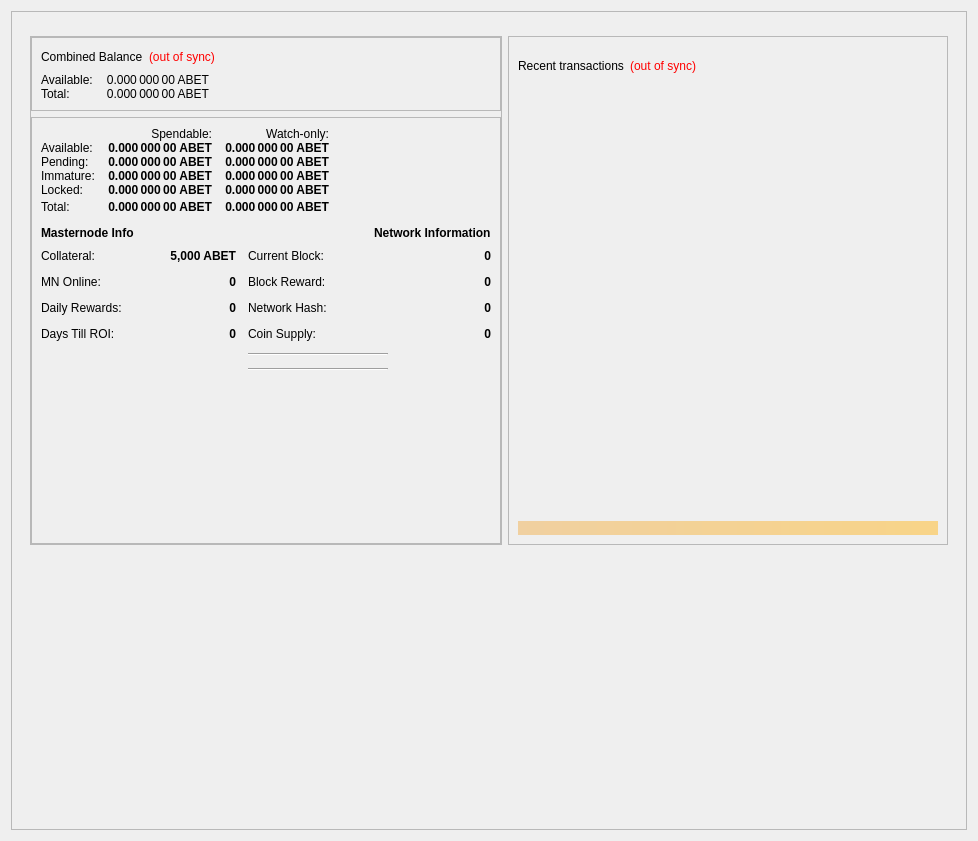
<?xml version="1.0" encoding="UTF-8"?>
<ui version="4.0">
 <class>OverviewPage</class>
 <widget class="QWidget" name="OverviewPage">
  <property name="geometry">
   <rect>
    <x>0</x>
    <y>0</y>
    <width>978</width>
    <height>841</height>
   </rect>
  </property>
  <property name="minimumSize">
   <size>
    <width>960</width>
    <height>682</height>
   </size>
  </property>
  <property name="windowTitle">
   <string>Form</string>
  </property>
  <layout class="QGridLayout" name="gridLayout_5">
   <item row="0" column="0">
    <widget class="QFrame" name="frame_BG">
     <property name="minimumSize">
      <size>
       <width>850</width>
       <height>610</height>
      </size>
     </property>
     <property name="maximumSize">
      <size>
       <width>16777215</width>
       <height>16777215</height>
      </size>
     </property>
     <property name="frameShape">
      <enum>QFrame::StyledPanel</enum>
     </property>
     <property name="frameShadow">
      <enum>QFrame::Raised</enum>
     </property>
     <layout class="QGridLayout" name="gridLayout_4">
      <item row="0" column="0">
       <widget class="QFrame" name="frame_Header">
        <layout class="QVBoxLayout" name="verticalLayout_Header">
         <property name="leftMargin">
          <number>0</number>
         </property>
         <property name="topMargin">
          <number>0</number>
         </property>
         <property name="rightMargin">
          <number>0</number>
         </property>
         <property name="bottomMargin">
          <number>0</number>
         </property>
        </layout>
       </widget>
      </item>
      <item row="1" column="0">
       <widget class="QFrame" name="frame_Content">
        <layout class="QGridLayout" name="gridLayout_2">
         <item row="0" column="0">
          <layout class="QVBoxLayout" name="verticalLayout_left" stretch="1">
           <item>
            <widget class="QFrame" name="frameObfuscation">
             <property name="minimumSize">
              <size>
               <width>0</width>
               <height>0</height>
              </size>
             </property>
             <property name="frameShape">
              <enum>QFrame::StyledPanel</enum>
             </property>
             <property name="frameShadow">
              <enum>QFrame::Raised</enum>
             </property>
             <layout class="QVBoxLayout" name="verticalLayout" stretch="0,0">
              <property name="leftMargin">
               <number>0</number>
              </property>
              <property name="topMargin">
               <number>0</number>
              </property>
              <property name="rightMargin">
               <number>0</number>
              </property>
              <property name="bottomMargin">
               <number>0</number>
              </property>
              <item>
               <widget class="QFrame" name="frame_CombinedBalances">
                <property name="minimumSize">
                 <size>
                  <width>470</width>
                  <height>0</height>
                 </size>
                </property>
                <property name="frameShape">
                 <enum>QFrame::StyledPanel</enum>
                </property>
                <property name="frameShadow">
                 <enum>QFrame::Raised</enum>
                </property>
                <layout class="QVBoxLayout" name="verticalLayout_5">
                 <property name="spacing">
                  <number>6</number>
                 </property>
                 <property name="sizeConstraint">
                  <enum>QLayout::SetNoConstraint</enum>
                 </property>
                 <item>
                  <layout class="QHBoxLayout" name="horizontalLayout_5" stretch="0,0,0">
                   <item>
                    <widget class="QLabel" name="label_5z">
                     <property name="minimumSize">
                      <size>
                       <width>0</width>
                       <height>20</height>
                      </size>
                     </property>
                     <property name="maximumSize">
                      <size>
                       <width>16777215</width>
                       <height>40</height>
                      </size>
                     </property>
                     <property name="font">
                      <font>
                       <weight>50</weight>
                       <bold>false</bold>
                      </font>
                     </property>
                     <property name="toolTip">
                      <string>Combined Balance (including unconfirmed and immature coins)</string>
                     </property>
                     <property name="text">
                      <string>Combined Balance</string>
                     </property>
                    </widget>
                   </item>
                   <item>
                    <widget class="QLabel" name="labelWalletStatus">
                     <property name="maximumSize">
                      <size>
                       <width>16777215</width>
                       <height>40</height>
                      </size>
                     </property>
                     <property name="cursor">
                      <cursorShape>WhatsThisCursor</cursorShape>
                     </property>
                     <property name="toolTip">
                      <string>The displayed information may be out of date. Your wallet automatically synchronizes with the Altbet network after a connection is established, but this process has not completed yet.</string>
                     </property>
                     <property name="styleSheet">
                      <string notr="true">QLabel { color: red; }</string>
                     </property>
                     <property name="text">
                      <string notr="true">(out of sync)</string>
                     </property>
                     <property name="alignment">
                      <set>Qt::AlignLeading|Qt::AlignLeft|Qt::AlignVCenter</set>
                     </property>
                    </widget>
                   </item>
                   <item>
                    <spacer name="horizontalSpacer_1">
                     <property name="orientation">
                      <enum>Qt::Horizontal</enum>
                     </property>
                     <property name="sizeHint" stdset="0">
                      <size>
                       <width>40</width>
                       <height>20</height>
                      </size>
                     </property>
                    </spacer>
                   </item>
                  </layout>
                 </item>
                 <item>
                  <layout class="QGridLayout" name="gridLayout_3">
                   <property name="horizontalSpacing">
                    <number>12</number>
                   </property>
                   <property name="verticalSpacing">
                    <number>0</number>
                   </property>
                   <item row="1" column="0">
                    <widget class="QLabel" name="labelBalanceTextz">
                     <property name="text">
                      <string>Available:</string>
                     </property>
                    </widget>
                   </item>
                   <item row="1" column="1">
                    <widget class="QLabel" name="labelBalancez">
                     <property name="font">
                      <font>
                       <weight>50</weight>
                       <bold>false</bold>
                      </font>
                     </property>
                     <property name="cursor">
                      <cursorShape>IBeamCursor</cursorShape>
                     </property>
                     <property name="toolTip">
                      <string>Your current spendable balance</string>
                     </property>
                     <property name="text">
                      <string notr="true">0.000 000 00 ABET</string>
                     </property>
                     <property name="alignment">
                      <set>Qt::AlignRight|Qt::AlignTrailing|Qt::AlignVCenter</set>
                     </property>
                     <property name="textInteractionFlags">
                      <set>Qt::LinksAccessibleByMouse|Qt::TextSelectableByKeyboard|Qt::TextSelectableByMouse</set>
                     </property>
                    </widget>
                   </item>
                   <item row="2" column="0">
                    <widget class="QLabel" name="labelTotalTextz">
                     <property name="text">
                      <string>Total:</string>
                     </property>
                    </widget>
                   </item>
                   <item row="2" column="1">
                    <widget class="QLabel" name="labelTotalz">
                     <property name="font">
                      <font>
                       <weight>50</weight>
                       <bold>false</bold>
                      </font>
                     </property>
                     <property name="cursor">
                      <cursorShape>IBeamCursor</cursorShape>
                     </property>
                     <property name="toolTip">
                      <string>Total Balance, including all unavailable coins.</string>
                     </property>
                     <property name="text">
                      <string notr="true">0.000 000 00 ABET</string>
                     </property>
                     <property name="alignment">
                      <set>Qt::AlignRight|Qt::AlignTrailing|Qt::AlignVCenter</set>
                     </property>
                     <property name="textInteractionFlags">
                      <set>Qt::LinksAccessibleByMouse|Qt::TextSelectableByKeyboard|Qt::TextSelectableByMouse</set>
                     </property>
                    </widget>
                   </item>
                   <item row="2" column="3">
                    <spacer name="horizontalSpacer_2">
                     <property name="orientation">
                      <enum>Qt::Horizontal</enum>
                     </property>
                     <property name="sizeHint" stdset="0">
                      <size>
                       <width>40</width>
                       <height>0</height>
                      </size>
                     </property>
                    </spacer>
                   </item>
                  </layout>
                 </item>
                </layout>
               </widget>
              </item>
              <item>
               <widget class="QFrame" name="frame_Balances">
                <property name="frameShape">
                 <enum>QFrame::StyledPanel</enum>
                </property>
                <property name="frameShadow">
                 <enum>QFrame::Raised</enum>
                </property>
                <layout class="QVBoxLayout" name="verticalLayout_4">
                 <item>
                  <layout class="QGridLayout" name="gridLayout">
                   <property name="horizontalSpacing">
                    <number>12</number>
                   </property>
                   <property name="verticalSpacing">
                    <number>0</number>
                   </property>
                   <item row="1" column="1">
                    <widget class="QLabel" name="labelBalance">
                     <property name="font">
                      <font>
                       <weight>75</weight>
                       <bold>true</bold>
                      </font>
                     </property>
                     <property name="cursor">
                      <cursorShape>IBeamCursor</cursorShape>
                     </property>
                     <property name="toolTip">
                      <string>Your current spendable balance</string>
                     </property>
                     <property name="text">
                      <string notr="true">0.000 000 00 ABET</string>
                     </property>
                     <property name="alignment">
                      <set>Qt::AlignRight|Qt::AlignTrailing|Qt::AlignVCenter</set>
                     </property>
                     <property name="textInteractionFlags">
                      <set>Qt::LinksAccessibleByMouse|Qt::TextSelectableByKeyboard|Qt::TextSelectableByMouse</set>
                     </property>
                    </widget>
                   </item>
                   <item row="1" column="0">
                    <widget class="QLabel" name="labelBalanceText">
                     <property name="text">
                      <string>Available:</string>
                     </property>
                    </widget>
                   </item>
                   <item row="0" column="1">
                    <widget class="QLabel" name="labelSpendable">
                     <property name="text">
                      <string>Spendable:</string>
                     </property>
                     <property name="alignment">
                      <set>Qt::AlignRight|Qt::AlignTrailing|Qt::AlignVCenter</set>
                     </property>
                    </widget>
                   </item>
                   <item row="0" column="2">
                    <widget class="QLabel" name="labelWatchonly">
                     <property name="text">
                      <string>Watch-only:</string>
                     </property>
                     <property name="alignment">
                      <set>Qt::AlignRight|Qt::AlignTrailing|Qt::AlignVCenter</set>
                     </property>
                    </widget>
                   </item>
                   <item row="1" column="2">
                    <widget class="QLabel" name="labelWatchAvailable">
                     <property name="font">
                      <font>
                       <weight>75</weight>
                       <bold>true</bold>
                      </font>
                     </property>
                     <property name="cursor">
                      <cursorShape>IBeamCursor</cursorShape>
                     </property>
                     <property name="toolTip">
                      <string>Your current balance in watch-only addresses</string>
                     </property>
                     <property name="text">
                      <string notr="true">0.000 000 00 ABET</string>
                     </property>
                     <property name="alignment">
                      <set>Qt::AlignRight|Qt::AlignTrailing|Qt::AlignVCenter</set>
                     </property>
                     <property name="textInteractionFlags">
                      <set>Qt::LinksAccessibleByMouse|Qt::TextSelectableByKeyboard|Qt::TextSelectableByMouse</set>
                     </property>
                    </widget>
                   </item>
                   <item row="2" column="1">
                    <widget class="QLabel" name="labelUnconfirmed">
                     <property name="font">
                      <font>
                       <weight>75</weight>
                       <bold>true</bold>
                      </font>
                     </property>
                     <property name="cursor">
                      <cursorShape>IBeamCursor</cursorShape>
                     </property>
                     <property name="toolTip">
                      <string>Total of transactions that have yet to be confirmed, and do not yet count toward the spendable balance</string>
                     </property>
                     <property name="text">
                      <string notr="true">0.000 000 00 ABET</string>
                     </property>
                     <property name="alignment">
                      <set>Qt::AlignRight|Qt::AlignTrailing|Qt::AlignVCenter</set>
                     </property>
                     <property name="textInteractionFlags">
                      <set>Qt::LinksAccessibleByMouse|Qt::TextSelectableByKeyboard|Qt::TextSelectableByMouse</set>
                     </property>
                    </widget>
                   </item>
                   <item row="2" column="0">
                    <widget class="QLabel" name="labelPendingText">
                     <property name="text">
                      <string>Pending:</string>
                     </property>
                    </widget>
                   </item>
                   <item row="2" column="2">
                    <widget class="QLabel" name="labelWatchPending">
                     <property name="font">
                      <font>
                       <weight>75</weight>
                       <bold>true</bold>
                      </font>
                     </property>
                     <property name="cursor">
                      <cursorShape>IBeamCursor</cursorShape>
                     </property>
                     <property name="toolTip">
                      <string>Unconfirmed transactions to watch-only addresses</string>
                     </property>
                     <property name="text">
                      <string notr="true">0.000 000 00 ABET</string>
                     </property>
                     <property name="alignment">
                      <set>Qt::AlignRight|Qt::AlignTrailing|Qt::AlignVCenter</set>
                     </property>
                     <property name="textInteractionFlags">
                      <set>Qt::LinksAccessibleByMouse|Qt::TextSelectableByKeyboard|Qt::TextSelectableByMouse</set>
                     </property>
                    </widget>
                   </item>
                   <item row="3" column="0">
                    <widget class="QLabel" name="labelImmatureText">
                     <property name="text">
                      <string>Immature:</string>
                     </property>
                    </widget>
                   </item>
                   <item row="3" column="1">
                    <widget class="QLabel" name="labelImmature">
                     <property name="font">
                      <font>
                       <weight>75</weight>
                       <bold>true</bold>
                      </font>
                     </property>
                     <property name="cursor">
                      <cursorShape>IBeamCursor</cursorShape>
                     </property>
                     <property name="toolTip">
                      <string>Staked or masternode rewards that has not yet matured</string>
                     </property>
                     <property name="text">
                      <string notr="true">0.000 000 00 ABET</string>
                     </property>
                     <property name="alignment">
                      <set>Qt::AlignRight|Qt::AlignTrailing|Qt::AlignVCenter</set>
                     </property>
                     <property name="textInteractionFlags">
                      <set>Qt::LinksAccessibleByMouse|Qt::TextSelectableByKeyboard|Qt::TextSelectableByMouse</set>
                     </property>
                    </widget>
                   </item>
                   <item row="3" column="2">
                    <widget class="QLabel" name="labelWatchImmature">
                     <property name="font">
                      <font>
                       <weight>75</weight>
                       <bold>true</bold>
                      </font>
                     </property>
                     <property name="cursor">
                      <cursorShape>IBeamCursor</cursorShape>
                     </property>
                     <property name="toolTip">
                      <string>Staked or masternode rewards in watch-only addresses that has not yet matured</string>
                     </property>
                     <property name="text">
                      <string notr="true">0.000 000 00 ABET</string>
                     </property>
                     <property name="alignment">
                      <set>Qt::AlignRight|Qt::AlignTrailing|Qt::AlignVCenter</set>
                     </property>
                     <property name="textInteractionFlags">
                      <set>Qt::LinksAccessibleByMouse|Qt::TextSelectableByKeyboard|Qt::TextSelectableByMouse</set>
                     </property>
                    </widget>
                   </item>
                   <item row="4" column="0">
                    <widget class="QLabel" name="labelLockedBalanceText">
                     <property name="toolTip">
                      <string>Locked ABET or Masternode collaterals. These are excluded from zABET minting.</string>
                     </property>
                     <property name="text">
                      <string>Locked:</string>
                     </property>
                    </widget>
                   </item>
                   <item row="5" column="0">
                    <widget class="QLabel" name="labelTotalText">
                     <property name="toolTip">
                      <string>Your current Altbet balance, unconfirmed and immature transactions included</string>
                     </property>
                     <property name="text">
                      <string>Total:</string>
                     </property>
                    </widget>
                   </item>
                   <item row="5" column="1">
                    <widget class="QLabel" name="labelTotal">
                     <property name="font">
                      <font>
                       <weight>75</weight>
                       <bold>true</bold>
                      </font>
                     </property>
                     <property name="cursor">
                      <cursorShape>IBeamCursor</cursorShape>
                     </property>
                     <property name="toolTip">
                      <string>Your current Altbet balance, unconfirmed and immature transactions included</string>
                     </property>
                     <property name="text">
                      <string notr="true">0.000 000 00 ABET</string>
                     </property>
                     <property name="alignment">
                      <set>Qt::AlignRight|Qt::AlignTrailing|Qt::AlignVCenter</set>
                     </property>
                     <property name="textInteractionFlags">
                      <set>Qt::LinksAccessibleByMouse|Qt::TextSelectableByKeyboard|Qt::TextSelectableByMouse</set>
                     </property>
                    </widget>
                   </item>
                   <item row="4" column="2">
                    <widget class="QLabel" name="labelWatchLocked">
                     <property name="font">
                      <font>
                       <weight>75</weight>
                       <bold>true</bold>
                      </font>
                     </property>
                     <property name="cursor">
                      <cursorShape>IBeamCursor</cursorShape>
                     </property>
                     <property name="toolTip">
                      <string>Current locked balance in watch-only addresses</string>
                     </property>
                     <property name="text">
                      <string notr="true">0.000 000 00 ABET</string>
                     </property>
                     <property name="alignment">
                      <set>Qt::AlignRight|Qt::AlignTrailing|Qt::AlignVCenter</set>
                     </property>
                     <property name="textInteractionFlags">
                      <set>Qt::LinksAccessibleByMouse|Qt::TextSelectableByKeyboard|Qt::TextSelectableByMouse</set>
                     </property>
                    </widget>
                   </item>
                   <item row="4" column="1">
                    <widget class="QLabel" name="labelLockedBalance">
                     <property name="font">
                      <font>
                       <weight>75</weight>
                       <bold>true</bold>
                      </font>
                     </property>
                     <property name="cursor">
                      <cursorShape>IBeamCursor</cursorShape>
                     </property>
                     <property name="toolTip">
                      <string>Locked ABET or Masternode collaterals. These are excluded from zABET minting.</string>
                     </property>
                     <property name="text">
                      <string notr="true">0.000 000 00 ABET</string>
                     </property>
                     <property name="alignment">
                      <set>Qt::AlignRight|Qt::AlignTrailing|Qt::AlignVCenter</set>
                     </property>
                     <property name="textInteractionFlags">
                      <set>Qt::LinksAccessibleByMouse|Qt::TextSelectableByKeyboard|Qt::TextSelectableByMouse</set>
                     </property>
                    </widget>
                   </item>
                   <item row="5" column="2">
                    <widget class="QLabel" name="labelWatchTotal">
                     <property name="font">
                      <font>
                       <weight>75</weight>
                       <bold>true</bold>
                      </font>
                     </property>
                     <property name="cursor">
                      <cursorShape>IBeamCursor</cursorShape>
                     </property>
                     <property name="toolTip">
                      <string>Current total balance in watch-only addresses</string>
                     </property>
                     <property name="text">
                      <string notr="true">0.000 000 00 ABET</string>
                     </property>
                     <property name="alignment">
                      <set>Qt::AlignRight|Qt::AlignTrailing|Qt::AlignVCenter</set>
                     </property>
                     <property name="textInteractionFlags">
                      <set>Qt::LinksAccessibleByMouse|Qt::TextSelectableByKeyboard|Qt::TextSelectableByMouse</set>
                     </property>
                    </widget>
                   </item>
                   <item row="5" column="3">
                    <spacer name="horizontalSpacer_9">
                     <property name="orientation">
                      <enum>Qt::Horizontal</enum>
                     </property>
                     <property name="sizeHint" stdset="0">
                      <size>
                       <width>40</width>
                       <height>20</height>
                      </size>
                     </property>
                    </spacer>
                   </item>
                  </layout>
                 </item>
                 <item>
                  <layout class="QHBoxLayout" name="horizontalLayout_13">
                   <item>
                    <widget class="QLabel" name="label_13">
                     <property name="font">
                      <font>
                       <weight>75</weight>
                       <bold>true</bold>
                      </font>
                     </property>
                     <property name="text">
                      <string>Masternode Info</string>
                     </property>
                    </widget>
                   </item>
                   <item>
                    <spacer name="horizontalSpacer_44">
                     <property name="orientation">
                      <enum>Qt::Horizontal</enum>
                     </property>
                     <property name="sizeHint" stdset="0">
                      <size>
                       <width>40</width>
                       <height>20</height>
                      </size>
                     </property>
                    </spacer>
                   </item>
                   <item>
                    <widget class="QLabel" name="label_12">
                     <property name="font">
                      <font>
                       <weight>75</weight>
                       <bold>true</bold>
                      </font>
                     </property>
                     <property name="text">
                      <string>Network Information</string>
                     </property>
                    </widget>
                   </item>
                  </layout>
                 </item>
                 <item>
                  <layout class="QGridLayout" name="gridLayout_10">
                   <property name="spacing">
                    <number>12</number>
                   </property>
                   <item row="0" column="0">
                    <widget class="QLabel" name="label_Needed_Collat">
                     <property name="text">
                      <string>Collateral:</string>
                     </property>
                    </widget>
                   </item>
                   <item row="2" column="1">
                    <widget class="QLabel" name="roi">
                     <property name="font">
                      <font>
                       <weight>75</weight>
                       <bold>true</bold>
                      </font>
                     </property>
                     <property name="cursor">
                      <cursorShape>IBeamCursor</cursorShape>
                     </property>
                     <property name="toolTip">
                      <string>Staked or masternode rewards that has not yet matured</string>
                     </property>
                     <property name="text">
                      <string notr="true">0</string>
                     </property>
                     <property name="alignment">
                      <set>Qt::AlignRight|Qt::AlignTrailing|Qt::AlignVCenter</set>
                     </property>
                     <property name="textInteractionFlags">
                      <set>Qt::LinksAccessibleByMouse|Qt::TextSelectableByKeyboard|Qt::TextSelectableByMouse</set>
                     </property>
                    </widget>
                   </item>
                   <item row="3" column="1">
                    <widget class="QLabel" name="roi_1">
                     <property name="font">
                      <font>
                       <weight>75</weight>
                       <bold>true</bold>
                      </font>
                     </property>
                     <property name="cursor">
                      <cursorShape>IBeamCursor</cursorShape>
                     </property>
                     <property name="toolTip">
                      <string>Your current total balance</string>
                     </property>
                     <property name="text">
                      <string notr="true">0</string>
                     </property>
                     <property name="alignment">
                      <set>Qt::AlignRight|Qt::AlignTrailing|Qt::AlignVCenter</set>
                     </property>
                     <property name="textInteractionFlags">
                      <set>Qt::LinksAccessibleByMouse|Qt::TextSelectableByKeyboard|Qt::TextSelectableByMouse</set>
                     </property>
                    </widget>
                   </item>
                   <item row="3" column="0">
                    <widget class="QLabel" name="label_Days_ROI">
                     <property name="text">
                      <string>Days Till ROI:</string>
                     </property>
                    </widget>
                   </item>
                   <item row="1" column="0">
                    <widget class="QLabel" name="label_MN_Online">
                     <property name="text">
                      <string>MN Online:</string>
                     </property>
                    </widget>
                   </item>
                   <item row="0" column="1">
                    <widget class="QLabel" name="label_lcolat">
                     <property name="font">
                      <font>
                       <weight>75</weight>
                       <bold>true</bold>
                      </font>
                     </property>
                     <property name="cursor">
                      <cursorShape>IBeamCursor</cursorShape>
                     </property>
                     <property name="toolTip">
                      <string>Your current spendable balance</string>
                     </property>
                     <property name="text">
                      <string notr="true">5,000 ABET</string>
                     </property>
                     <property name="alignment">
                      <set>Qt::AlignRight|Qt::AlignTrailing|Qt::AlignVCenter</set>
                     </property>
                     <property name="textInteractionFlags">
                      <set>Qt::LinksAccessibleByMouse|Qt::TextSelectableByKeyboard|Qt::TextSelectableByMouse</set>
                     </property>
                    </widget>
                   </item>
                   <item row="1" column="1">
                    <widget class="QLabel" name="labelMnTotal_Value">
                     <property name="font">
                      <font>
                       <weight>75</weight>
                       <bold>true</bold>
                      </font>
                     </property>
                     <property name="cursor">
                      <cursorShape>IBeamCursor</cursorShape>
                     </property>
                     <property name="toolTip">
                      <string>Total of transactions that have yet to be confirmed, and do not yet count toward the spendable balance</string>
                     </property>
                     <property name="text">
                      <string notr="true">0</string>
                     </property>
                     <property name="alignment">
                      <set>Qt::AlignRight|Qt::AlignTrailing|Qt::AlignVCenter</set>
                     </property>
                     <property name="textInteractionFlags">
                      <set>Qt::LinksAccessibleByMouse|Qt::TextSelectableByKeyboard|Qt::TextSelectableByMouse</set>
                     </property>
                    </widget>
                   </item>
                   <item row="4" column="2">
                    <widget class="Line" name="lineSpendableBalance_13">
                     <property name="orientation">
                      <enum>Qt::Horizontal</enum>
                     </property>
                    </widget>
                   </item>
                   <item row="2" column="0">
                    <widget class="QLabel" name="label_Daily_Rewards">
                     <property name="text">
                      <string>Daily Rewards:</string>
                     </property>
                    </widget>
                   </item>
                   <item row="5" column="2">
                    <widget class="Line" name="lineWatchBalance_13">
                     <property name="sizePolicy">
                      <sizepolicy hsizetype="Preferred" vsizetype="Fixed">
                       <horstretch>0</horstretch>
                       <verstretch>0</verstretch>
                      </sizepolicy>
                     </property>
                     <property name="minimumSize">
                      <size>
                       <width>140</width>
                       <height>0</height>
                      </size>
                     </property>
                     <property name="orientation">
                      <enum>Qt::Horizontal</enum>
                     </property>
                    </widget>
                   </item>
                   <item row="0" column="3">
                    <widget class="QLabel" name="label_CurrentBlock_value">
                     <property name="font">
                      <font>
                       <weight>75</weight>
                       <bold>true</bold>
                      </font>
                     </property>
                     <property name="cursor">
                      <cursorShape>IBeamCursor</cursorShape>
                     </property>
                     <property name="toolTip">
                      <string>Your current spendable balance</string>
                     </property>
                     <property name="text">
                      <string notr="true">0</string>
                     </property>
                     <property name="alignment">
                      <set>Qt::AlignRight|Qt::AlignTrailing|Qt::AlignVCenter</set>
                     </property>
                     <property name="textInteractionFlags">
                      <set>Qt::LinksAccessibleByMouse|Qt::TextSelectableByKeyboard|Qt::TextSelectableByMouse</set>
                     </property>
                    </widget>
                   </item>
                   <item row="0" column="2">
                    <widget class="QLabel" name="label_CurrentBlock">
                     <property name="text">
                      <string>Current Block:</string>
                     </property>
                    </widget>
                   </item>
                   <item row="1" column="2">
                    <widget class="QLabel" name="label_CurrentBlockReward">
                     <property name="text">
                      <string>Block Reward:</string>
                     </property>
                    </widget>
                   </item>
                   <item row="1" column="3">
                    <widget class="QLabel" name="label_CurrentBlockReward_value">
                     <property name="font">
                      <font>
                       <weight>75</weight>
                       <bold>true</bold>
                      </font>
                     </property>
                     <property name="cursor">
                      <cursorShape>IBeamCursor</cursorShape>
                     </property>
                     <property name="toolTip">
                      <string>Total of transactions that have yet to be confirmed, and do not yet count toward the spendable balance</string>
                     </property>
                     <property name="text">
                      <string notr="true">0</string>
                     </property>
                     <property name="alignment">
                      <set>Qt::AlignRight|Qt::AlignTrailing|Qt::AlignVCenter</set>
                     </property>
                     <property name="textInteractionFlags">
                      <set>Qt::LinksAccessibleByMouse|Qt::TextSelectableByKeyboard|Qt::TextSelectableByMouse</set>
                     </property>
                    </widget>
                   </item>
                   <item row="2" column="2">
                    <widget class="QLabel" name="label_Nethash">
                     <property name="text">
                      <string>Network Hash:</string>
                     </property>
                    </widget>
                   </item>
                   <item row="2" column="3">
                    <widget class="QLabel" name="label_Nethash_value">
                     <property name="font">
                      <font>
                       <weight>75</weight>
                       <bold>true</bold>
                      </font>
                     </property>
                     <property name="cursor">
                      <cursorShape>IBeamCursor</cursorShape>
                     </property>
                     <property name="toolTip">
                      <string>Staked or masternode rewards that has not yet matured</string>
                     </property>
                     <property name="text">
                      <string notr="true">0</string>
                     </property>
                     <property name="alignment">
                      <set>Qt::AlignRight|Qt::AlignTrailing|Qt::AlignVCenter</set>
                     </property>
                     <property name="textInteractionFlags">
                      <set>Qt::LinksAccessibleByMouse|Qt::TextSelectableByKeyboard|Qt::TextSelectableByMouse</set>
                     </property>
                    </widget>
                   </item>
                   <item row="3" column="2">
                    <widget class="QLabel" name="label_Supply">
                     <property name="text">
                      <string>Coin Supply:</string>
                     </property>
                    </widget>
                   </item>
                   <item row="3" column="3">
                    <widget class="QLabel" name="label_Supply_value">
                     <property name="font">
                      <font>
                       <weight>75</weight>
                       <bold>true</bold>
                      </font>
                     </property>
                     <property name="cursor">
                      <cursorShape>IBeamCursor</cursorShape>
                     </property>
                     <property name="toolTip">
                      <string>Your current total balance</string>
                     </property>
                     <property name="text">
                      <string notr="true">0</string>
                     </property>
                     <property name="alignment">
                      <set>Qt::AlignRight|Qt::AlignTrailing|Qt::AlignVCenter</set>
                     </property>
                     <property name="textInteractionFlags">
                      <set>Qt::LinksAccessibleByMouse|Qt::TextSelectableByKeyboard|Qt::TextSelectableByMouse</set>
                     </property>
                    </widget>
                   </item>
                  </layout>
                 </item>
                 <item>
                  <spacer name="verticalSpacer">
                   <property name="orientation">
                    <enum>Qt::Vertical</enum>
                   </property>
                   <property name="sizeHint" stdset="0">
                    <size>
                     <width>20</width>
                     <height>261</height>
                    </size>
                   </property>
                  </spacer>
                 </item>
                </layout>
               </widget>
              </item>
             </layout>
            </widget>
           </item>
          </layout>
         </item>
         <item row="0" column="1">
          <layout class="QVBoxLayout" name="verticalLayout_right" stretch="1">
           <item>
            <widget class="QFrame" name="frame_RecentTransactions">
             <property name="minimumSize">
              <size>
               <width>0</width>
               <height>0</height>
              </size>
             </property>
             <property name="maximumSize">
              <size>
               <width>550</width>
               <height>16777215</height>
              </size>
             </property>
             <property name="frameShape">
              <enum>QFrame::StyledPanel</enum>
             </property>
             <property name="frameShadow">
              <enum>QFrame::Raised</enum>
             </property>
             <layout class="QVBoxLayout" name="verticalLayout_1" stretch="0,0,0">
              <item>
               <layout class="QHBoxLayout" name="horizontalLayout_2">
                <item>
                 <widget class="QLabel" name="label_4">
                  <property name="minimumSize">
                   <size>
                    <width>0</width>
                    <height>40</height>
                   </size>
                  </property>
                  <property name="font">
                   <font>
                    <weight>50</weight>
                    <bold>false</bold>
                   </font>
                  </property>
                  <property name="text">
                   <string>Recent transactions</string>
                  </property>
                 </widget>
                </item>
                <item>
                 <widget class="QLabel" name="labelTransactionsStatus">
                  <property name="cursor">
                   <cursorShape>WhatsThisCursor</cursorShape>
                  </property>
                  <property name="toolTip">
                   <string>The displayed information may be out of date. Your wallet automatically synchronizes with the Altbet network after a connection is established, but this process has not completed yet.</string>
                  </property>
                  <property name="styleSheet">
                   <string notr="true">QLabel { color: red; }</string>
                  </property>
                  <property name="text">
                   <string notr="true">(out of sync)</string>
                  </property>
                  <property name="alignment">
                   <set>Qt::AlignRight|Qt::AlignTrailing|Qt::AlignVCenter</set>
                  </property>
                 </widget>
                </item>
                <item>
                 <spacer name="horizontalSpacer">
                  <property name="orientation">
                   <enum>Qt::Horizontal</enum>
                  </property>
                  <property name="sizeHint" stdset="0">
                   <size>
                    <width>40</width>
                    <height>20</height>
                   </size>
                  </property>
                 </spacer>
                </item>
               </layout>
              </item>
              <item>
               <widget class="QListView" name="listTransactions">
                <property name="minimumSize">
                 <size>
                  <width>0</width>
                  <height>0</height>
                 </size>
                </property>
                <property name="styleSheet">
                 <string notr="true">QListView { background: transparent; }</string>
                </property>
                <property name="frameShape">
                 <enum>QFrame::NoFrame</enum>
                </property>
                <property name="verticalScrollBarPolicy">
                 <enum>Qt::ScrollBarAlwaysOff</enum>
                </property>
                <property name="horizontalScrollBarPolicy">
                 <enum>Qt::ScrollBarAlwaysOff</enum>
                </property>
                <property name="selectionMode">
                 <enum>QAbstractItemView::NoSelection</enum>
                </property>
               </widget>
              </item>
              <item>
               <widget class="QLabel" name="labelAlerts">
                <property name="maximumSize">
                 <size>
                  <width>16777215</width>
                  <height>16777215</height>
                 </size>
                </property>
                <property name="styleSheet">
                 <string notr="true">background-color: qlineargradient(x1: 0, y1: 0, x2: 1, y2: 0, stop:0 #F0D0A0, stop:1 #F8D488); color:#000000;</string>
                </property>
                <property name="text">
                 <string/>
                </property>
                <property name="wordWrap">
                 <bool>true</bool>
                </property>
                <property name="margin">
                 <number>3</number>
                </property>
               </widget>
              </item>
             </layout>
            </widget>
           </item>
          </layout>
         </item>
        </layout>
       </widget>
      </item>
      <item row="2" column="0">
       <widget class="QLabel" name="exchangeFrame">
        <property name="minimumSize">
         <size>
          <width>0</width>
          <height>260</height>
         </size>
        </property>
        <property name="maximumSize">
         <size>
          <width>16777215</width>
          <height>260</height>
         </size>
        </property>
        <property name="text">
         <string/>
        </property>
        <property name="alignment">
         <set>Qt::AlignRight|Qt::AlignTrailing|Qt::AlignVCenter</set>
        </property>
       </widget>
      </item>
     </layout>
    </widget>
   </item>
  </layout>
 </widget>
 <resources/>
 <connections/>
</ui>
